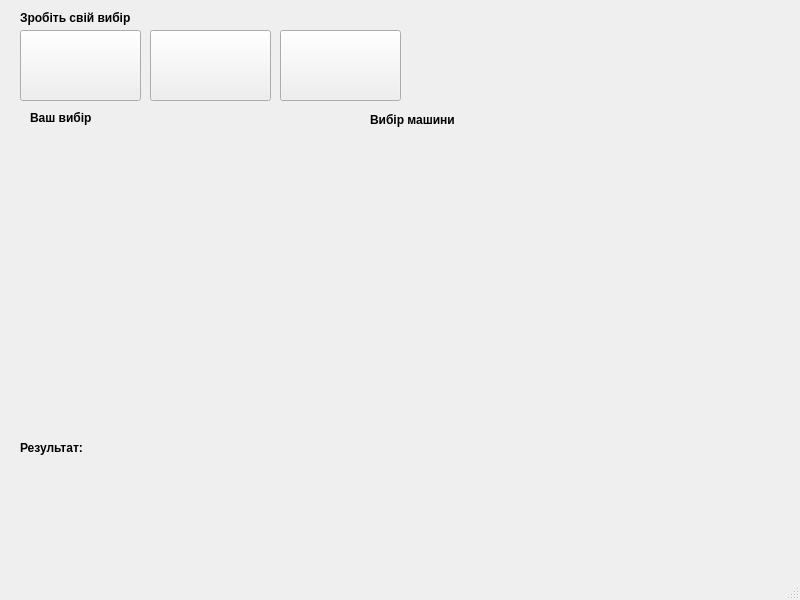
<?xml version="1.0" encoding="UTF-8"?>
<ui version="4.0">
 <class>MainWindow</class>
 <widget class="QMainWindow" name="MainWindow">
  <property name="geometry">
   <rect>
    <x>0</x>
    <y>0</y>
    <width>800</width>
    <height>600</height>
   </rect>
  </property>
  <property name="windowTitle">
   <string>Камінь-ножиці-папір</string>
  </property>
  <widget class="QWidget" name="centralwidget">
   <widget class="QLabel" name="label">
    <property name="geometry">
     <rect>
      <x>20</x>
      <y>10</y>
      <width>221</width>
      <height>16</height>
     </rect>
    </property>
    <property name="text">
     <string>&lt;html&gt;&lt;head/&gt;&lt;body&gt;&lt;p&gt;&lt;span style=&quot; font-weight:700;&quot;&gt;Зробіть свій вибір&lt;/span&gt;&lt;/p&gt;&lt;/body&gt;&lt;/html&gt;</string>
    </property>
   </widget>
   <widget class="QLabel" name="label_2">
    <property name="geometry">
     <rect>
      <x>30</x>
      <y>110</y>
      <width>221</width>
      <height>16</height>
     </rect>
    </property>
    <property name="text">
     <string>&lt;html&gt;&lt;head/&gt;&lt;body&gt;&lt;p&gt;&lt;span style=&quot; font-weight:700;&quot;&gt;Ваш вибір&lt;/span&gt;&lt;/p&gt;&lt;/body&gt;&lt;/html&gt;</string>
    </property>
   </widget>
   <widget class="QLabel" name="label_3">
    <property name="geometry">
     <rect>
      <x>370</x>
      <y>110</y>
      <width>101</width>
      <height>21</height>
     </rect>
    </property>
    <property name="text">
     <string>&lt;html&gt;&lt;head/&gt;&lt;body&gt;&lt;p&gt;&lt;span style=&quot; font-weight:700;&quot;&gt;Вибір машини&lt;/span&gt;&lt;/p&gt;&lt;/body&gt;&lt;/html&gt;</string>
    </property>
   </widget>
   <widget class="QPushButton" name="Rock">
    <property name="geometry">
     <rect>
      <x>20</x>
      <y>30</y>
      <width>121</width>
      <height>71</height>
     </rect>
    </property>
    <property name="text">
     <string/>
    </property>
    <property name="icon">
     <iconset resource="res.qrc">
      <normaloff>:/1/RPS_res/r.png</normaloff>:/1/RPS_res/r.png</iconset>
    </property>
    <property name="iconSize">
     <size>
      <width>50</width>
      <height>50</height>
     </size>
    </property>
   </widget>
   <widget class="QPushButton" name="Paper">
    <property name="geometry">
     <rect>
      <x>280</x>
      <y>30</y>
      <width>121</width>
      <height>71</height>
     </rect>
    </property>
    <property name="text">
     <string/>
    </property>
    <property name="icon">
     <iconset resource="res.qrc">
      <normaloff>:/1/RPS_res/pap.png</normaloff>:/1/RPS_res/pap.png</iconset>
    </property>
    <property name="iconSize">
     <size>
      <width>50</width>
      <height>50</height>
     </size>
    </property>
   </widget>
   <widget class="QPushButton" name="Scissors">
    <property name="geometry">
     <rect>
      <x>150</x>
      <y>30</y>
      <width>121</width>
      <height>71</height>
     </rect>
    </property>
    <property name="text">
     <string/>
    </property>
    <property name="icon">
     <iconset resource="res.qrc">
      <normaloff>:/1/RPS_res/sc.png</normaloff>:/1/RPS_res/sc.png</iconset>
    </property>
    <property name="iconSize">
     <size>
      <width>50</width>
      <height>50</height>
     </size>
    </property>
   </widget>
   <widget class="QLabel" name="label_4">
    <property name="geometry">
     <rect>
      <x>20</x>
      <y>440</y>
      <width>71</width>
      <height>16</height>
     </rect>
    </property>
    <property name="text">
     <string>&lt;html&gt;&lt;head/&gt;&lt;body&gt;&lt;p&gt;&lt;span style=&quot; font-weight:700;&quot;&gt;Результат:&lt;/span&gt;&lt;/p&gt;&lt;/body&gt;&lt;/html&gt;</string>
    </property>
   </widget>
   <widget class="QLabel" name="result">
    <property name="geometry">
     <rect>
      <x>20</x>
      <y>470</y>
      <width>291</width>
      <height>31</height>
     </rect>
    </property>
    <property name="text">
     <string/>
    </property>
   </widget>
   <widget class="QLabel" name="choice_hum_rock">
    <property name="geometry">
     <rect>
      <x>20</x>
      <y>130</y>
      <width>291</width>
      <height>281</height>
     </rect>
    </property>
    <property name="text">
     <string>&lt;html&gt;&lt;head/&gt;&lt;body&gt;&lt;p&gt;&lt;img src=&quot;:/1/RPS_res/r.png&quot;/&gt;&lt;/p&gt;&lt;/body&gt;&lt;/html&gt;</string>
    </property>
   </widget>
   <widget class="QLabel" name="choice_mash">
    <property name="geometry">
     <rect>
      <x>370</x>
      <y>140</y>
      <width>111</width>
      <height>81</height>
     </rect>
    </property>
    <property name="text">
     <string/>
    </property>
   </widget>
   <widget class="QLabel" name="choice_hum_paper">
    <property name="geometry">
     <rect>
      <x>20</x>
      <y>130</y>
      <width>291</width>
      <height>281</height>
     </rect>
    </property>
    <property name="text">
     <string>&lt;html&gt;&lt;head/&gt;&lt;body&gt;&lt;p&gt;&lt;img src=&quot;:/1/RPS_res/pap.png&quot;/&gt;&lt;/p&gt;&lt;/body&gt;&lt;/html&gt;</string>
    </property>
   </widget>
   <widget class="QLabel" name="choice_hum_scissors">
    <property name="geometry">
     <rect>
      <x>20</x>
      <y>130</y>
      <width>291</width>
      <height>281</height>
     </rect>
    </property>
    <property name="text">
     <string>&lt;html&gt;&lt;head/&gt;&lt;body&gt;&lt;p&gt;&lt;img src=&quot;:/1/RPS_res/sc.png&quot;/&gt;&lt;/p&gt;&lt;/body&gt;&lt;/html&gt;</string>
    </property>
   </widget>
   <widget class="QLabel" name="choice_mash_scissors">
    <property name="geometry">
     <rect>
      <x>350</x>
      <y>130</y>
      <width>291</width>
      <height>281</height>
     </rect>
    </property>
    <property name="text">
     <string>&lt;html&gt;&lt;head/&gt;&lt;body&gt;&lt;p&gt;&lt;img src=&quot;:/1/RPS_res/sc.png&quot;/&gt;&lt;/p&gt;&lt;/body&gt;&lt;/html&gt;</string>
    </property>
   </widget>
   <widget class="QLabel" name="choice_mash_paper">
    <property name="geometry">
     <rect>
      <x>350</x>
      <y>130</y>
      <width>291</width>
      <height>281</height>
     </rect>
    </property>
    <property name="text">
     <string>&lt;html&gt;&lt;head/&gt;&lt;body&gt;&lt;p&gt;&lt;img src=&quot;:/1/RPS_res/pap.png&quot;/&gt;&lt;/p&gt;&lt;/body&gt;&lt;/html&gt;</string>
    </property>
   </widget>
   <widget class="QLabel" name="choice_mash_rock">
    <property name="geometry">
     <rect>
      <x>350</x>
      <y>130</y>
      <width>291</width>
      <height>281</height>
     </rect>
    </property>
    <property name="text">
     <string>&lt;html&gt;&lt;head/&gt;&lt;body&gt;&lt;p&gt;&lt;img src=&quot;:/1/RPS_res/r.png&quot;/&gt;&lt;/p&gt;&lt;/body&gt;&lt;/html&gt;</string>
    </property>
   </widget>
  </widget>
  <widget class="QMenuBar" name="menubar">
   <property name="geometry">
    <rect>
     <x>0</x>
     <y>0</y>
     <width>800</width>
     <height>22</height>
    </rect>
   </property>
  </widget>
  <widget class="QStatusBar" name="statusbar"/>
 </widget>
 <resources>
  <include location="res.qrc"/>
 </resources>
 <connections/>
</ui>
